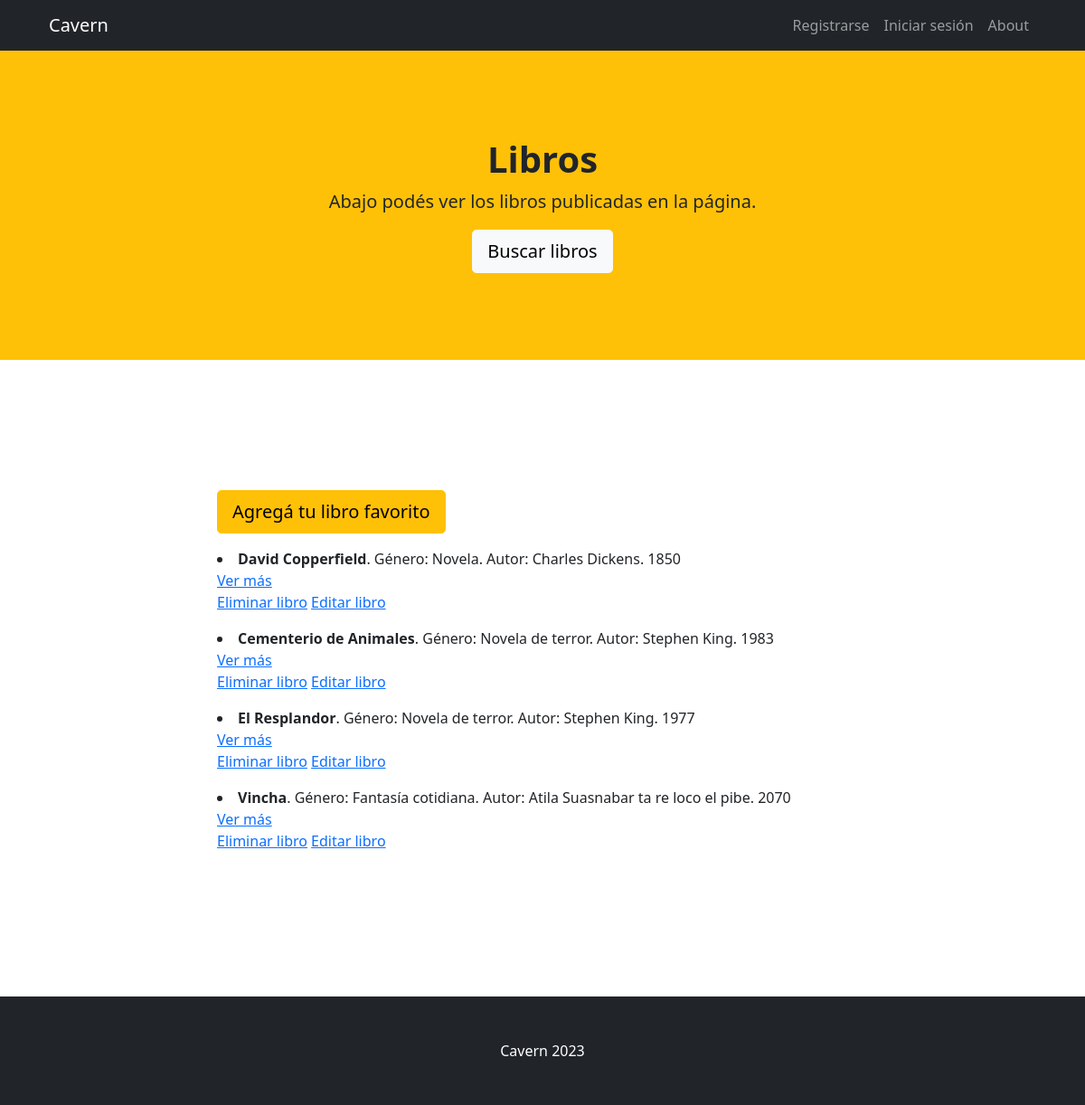
The app's page /SPL/libros/ with its own data.
### SPL/models.py (models this page shows)
class Libro(models.Model):
    nombre = models.CharField(max_length=50)
    genero = models.CharField(max_length=40)
    autor = models.CharField(max_length =50)
    año = models.IntegerField()
    sinopsis = models.TextField(default=0)

### SPL/views.py (the view)
# urls.py: path('libros/', verLibros, name="Libros"),
def verLibros(request):
    todos_libros = Libro.objects.all()
    return render(request, 'SPL/verLibros.html', {'todos_libros':todos_libros})

### SPL/templates/SPL/verLibros.html
{% extends 'SPL/padre.html' %}
{% load static %}
{% block titulo %}
    <h1 class="fw-bolder">Libros</h1>
    <p class="lead">Abajo podés ver los libros publicadas en la página.</p>
    <a class="btn btn-lg btn-light" href="{% url 'busquedaLibro' %}">Buscar libros</a>
{% endblock %}
{% block sobreLaPagina %}
    <a class="btn btn-lg btn-warning" href="{% url 'agregar_libro' %}">Agregá tu libro favorito</a>
    {% for libro in todos_libros %}
        <p><li><strong>{{libro.nombre}}</strong>. Género: {{libro.genero}}. Autor: {{libro.autor}}. {{libro.año}}</li>
            <a href="{% url 'infoseries' %}">Ver más</a>
        <p>
        <a href="{% url 'eliminarlibro' libro.nombre %}">Eliminar libro</a>
        <a href="{% url 'editar libro' libro.nombre %}">Editar libro</a>
        </p> </p>
    {% endfor %}
{% endblock %}

### records on screen
Libro: nombre "David Copperfield", genero "Novela", autor "Charles Dickens", año "1850"
Libro: nombre "Cementerio de Animales", genero "Novela de terror", autor "Stephen King", año "1983"
Libro: nombre "El Resplandor", genero "Novela de terror", autor "Stephen King", año "1977"
Libro: nombre "Vincha", genero "Fantasía cotidiana", autor "Atila Suasnabar ta re loco el pibe", año "2070"
